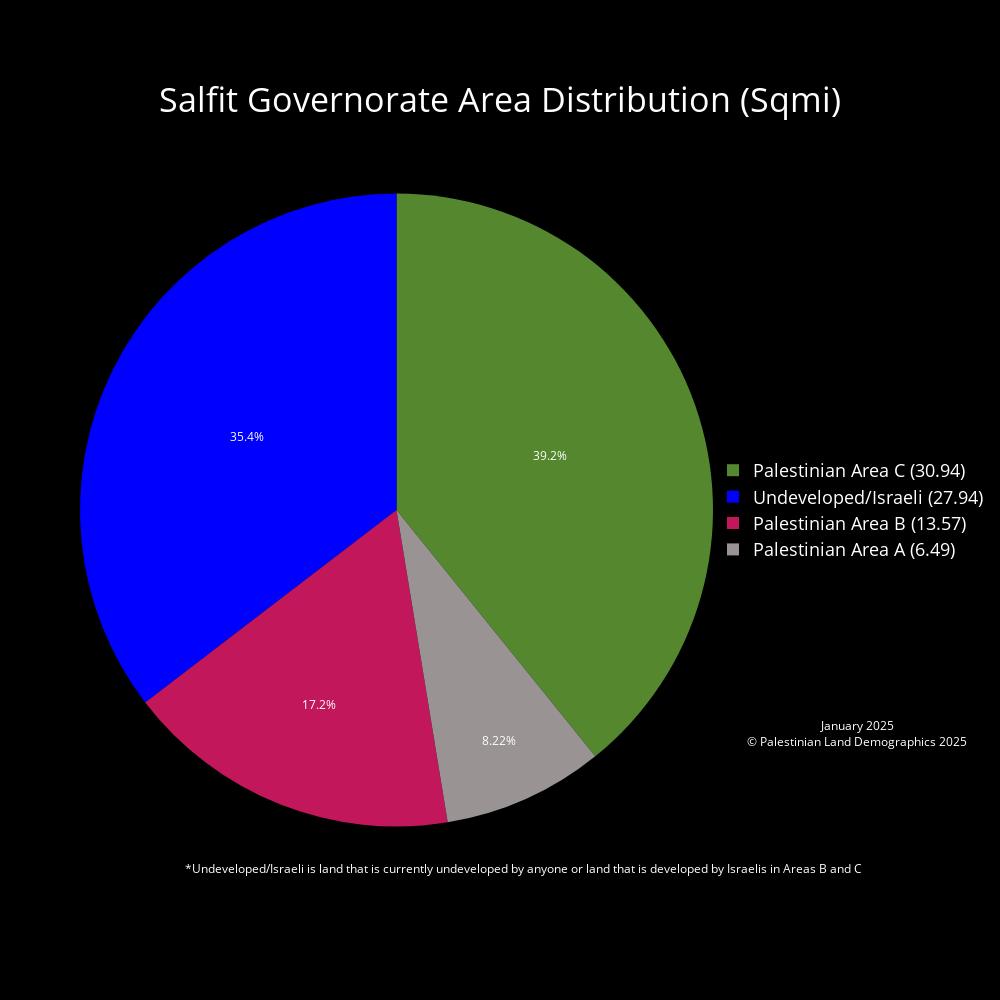

The notebook cell saved with this chart:
### Code cell
# Salfit Governorate
West_Bank_Governorates = Governorates[Governorates['Governorates_Code'] < 2000]
Salfit_gov = West_Bank_Governorates[West_Bank_Governorates['Governorates_Name'] == 'Salfit']
# Clip to Governorate
Salfit_land_mass = gpd.clip(Palestinian_Land_Mass, Salfit_gov)
Salfit_seam_zone = gpd.clip(Seam_Zone, Salfit_gov)
# Calculate Area for clipped layer
Salfit_land_mass['Area_sqmi'] = Salfit_land_mass['geometry'].to_crs(epsg=28191).area * 3.8610215854245e-7
Salfit_seam_zone['Area_sqmi'] = Salfit_seam_zone['geometry'].to_crs(epsg=28191).area * 3.8610215854245e-7
# Plot for Visualization
fig, ax = plt.subplots()
Salfit_gov.plot(ax = ax, facecolor = "white", edgecolor = "black", label = "Salfit Governorate")
Salfit_seam_zone.plot(ax=ax, facecolor = "#1a237e", edgecolor = "#1a237e", label = "Palestinian Seam Zone in Salfit")
Salfit_land_mass.plot(ax = ax, facecolor = "green", edgecolor = "green", label = "Palestinian Land Mass in Salfit")
plt.title(f"Palestinian Land Mass Salfit")
plt.xlabel('Longitude')
plt.ylabel('Latitude')
plt.show()
# Calculate the land mass in areas a, b, c etc..
# Salfit_seam_zone['Area_sqmi'].groupby([Salfit_seam_zone['CLASS']]).sum()
Salfit_gov_area_a_area = Salfit_land_mass[Salfit_land_mass['CLASS'] == 'A']['Area_sqmi'].sum()
Salfit_gov_area_b_area = Salfit_land_mass[Salfit_land_mass['CLASS'] == 'B']['Area_sqmi'].sum()
Salfit_area_c_seam_zone = Salfit_seam_zone[Salfit_seam_zone['CLASS'] == 'C']['Area_sqmi'].sum()
Salfit_gov_area_c_area = Salfit_land_mass[Salfit_land_mass['CLASS'] == 'C']['Area_sqmi'].sum() + Salfit_area_c_seam_zone # for total Palestinian land in Area C
Salfit_gov_area = Governorates[Governorates["Governorates_Name"] == "Salfit"]["Area_sqmi"].iloc[0]
print(Salfit_gov_area)
open_or_israeli_area = Salfit_gov_area - Salfit_gov_area_a_area - Salfit_gov_area_b_area - Salfit_gov_area_c_area

# declaring data from land mass calculations
data = [Salfit_gov_area_a_area, Salfit_gov_area_b_area, Salfit_gov_area_c_area, open_or_israeli_area]

# Custom color palette and labels
label_color_dict = {'Palestinian Area A' : '#999393', 'Palestinian Area B' : '#C2185B', 'Palestinian Area C' : '#55872F', 'Undeveloped/Israeli' : '#0000FF'}
labels = list(label_color_dict.keys())
palette_color = list(label_color_dict.values())
custom_labels = [f'{label} ({round(value, 2)})' for label, value in zip(labels, data)]

# Pie chart using plotly
fig = go.Figure(
    data=[
        go.Pie(
            labels=custom_labels,
            values=data,
            marker=dict(colors=palette_color)
            
        )
    ]
)

fig.update_traces(textposition='inside',       # puts text inside the pie chart
                    textinfo = 'percent',        # shows us the percent and the area in sqmi ('percent+label' to show both)
                    textfont_color='white')      # color of the labels inside the pie chart are set to white

fig.update_layout(
    paper_bgcolor='black',       # background color around the plot  
    plot_bgcolor='black',        # background color of the plot
    font_color='white',          # color of the legend and title
    title={
        'text': 'Salfit Governorate Area Distribution (Sqmi)',
        'x': 0.5,                # Middle
        'y': 0.90,                # Nearly at the top
        'xanchor': 'center',
        'yanchor': 'middle',
        'font': {'size': 34}     # Increase font size for the title
    },
    legend={
        'font': {'size': 18},     # Increase font size for the legend
        'x': 1,                   # Position legend to the right of the pie chart
        'y': 0.5,                 # Position legend in the middle
        'xanchor': 'left',
        'yanchor': 'middle'
    },
    annotations=[
        dict(
            text="*Undeveloped/Israeli is land that is currently undeveloped by anyone or land that is developed by Israelis in Areas B and C",
            x=0.7,
            y=0.05,
            showarrow=False,
            font=dict(color='white', size=12),
            xanchor='center'
        ),
        dict(
            text="January 2025<br>© Palestinian Land Demographics 2025",
            x=1.05,
            y=0.25,
            showarrow=False,
            font=dict(color='white', size=12),
            xanchor='left',
            yanchor='top'
        )
    ],
    width=1000,                  # width and height of the pie chart
    height=1000
)

fig.write_html('January2025\PieCharts_HTML\Salfit_Governorate_Area_Distribution_Pie_Chart.html')
fig.show()

hti = Html2Image(size=(1000, 1000))
# Set the output path
hti.output_path = 'January2025/PieCharts_JPG'

# Take a screenshot of the HTML file and save it as a JPG file
hti.screenshot(
    html_file='January2025/PieCharts_HTML/Salfit_Governorate_Area_Distribution_Pie_Chart.html',
    save_as='Salfit_Governorate_Area_Distribution_Pie_Chart.jpg'
)

### Figure 1 — Plotly figure (JSON) as saved in the notebook; plotly's stock layout.template omitted (floating-point values rounded to 4 significant figures)
{"data": [{"labels": ["Palestinian Area A (6.49)", "Palestinian Area B (13.57)", "Palestinian Area C (30.94)", "Undeveloped/Israeli (27.94)"], "marker": {"colors": ["#999393", "#C2185B", "#55872F", "#0000FF"]}, "textfont": {"color": "white"}, "textinfo": "percent", "textposition": "inside", "type": "pie", "values": [6.489, 13.57, 30.94, 27.94]}], "layout": {"annotations": [{"font": {"color": "white", "size": 12}, "showarrow": false, "text": "*Undeveloped/Israeli is land that is currently undeveloped by anyone or land that is developed by Israelis in Areas B and C", "x": 0.7, "xanchor": "center", "y": 0.05}, {"font": {"color": "white", "size": 12}, "showarrow": false, "text": "January 2025<br>© Palestinian Land Demographics 2025", "x": 1.05, "xanchor": "left", "y": 0.25, "yanchor": "top"}], "font": {"color": "white"}, "height": 1000, "legend": {"font": {"size": 18}, "x": 1, "xanchor": "left", "y": 0.5, "yanchor": "middle"}, "paper_bgcolor": "black", "plot_bgcolor": "black", "title": {"font": {"size": 34}, "text": "Salfit Governorate Area Distribution (Sqmi)", "x": 0.5, "xanchor": "center", "y": 0.9, "yanchor": "middle"}, "width": 1000}}
